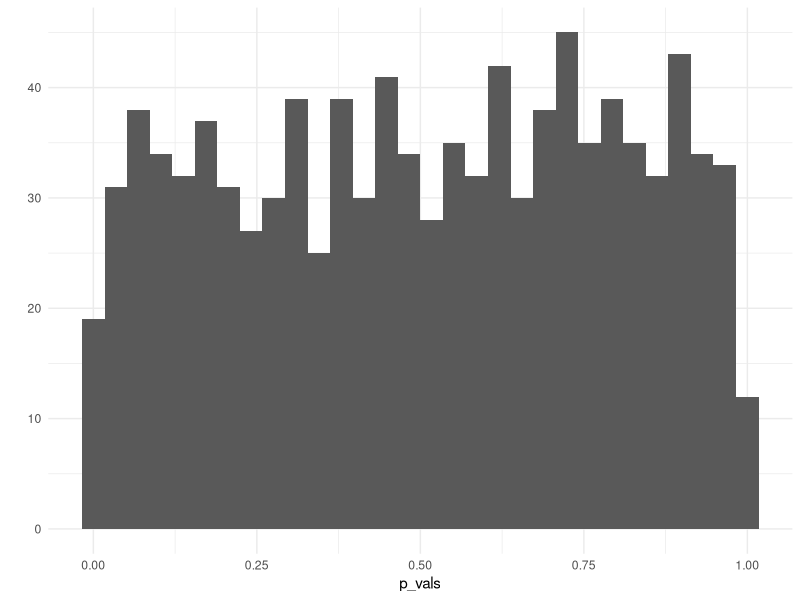
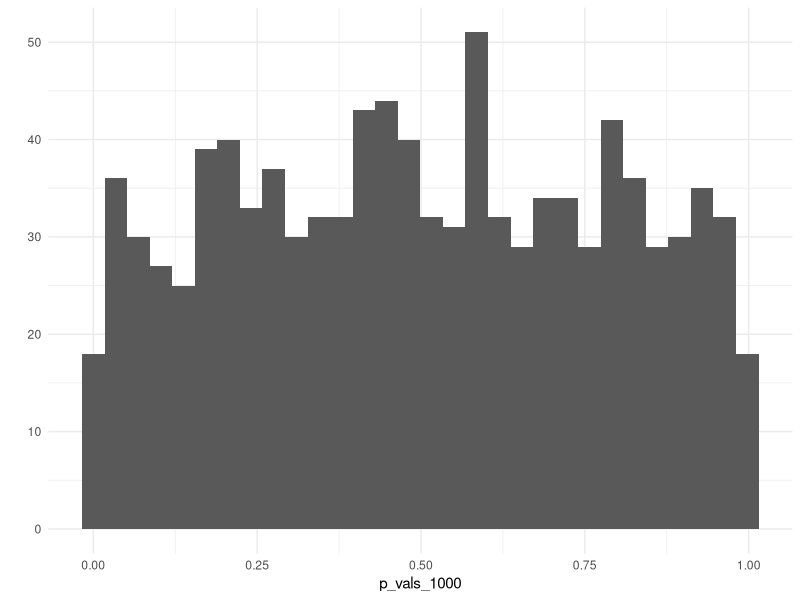
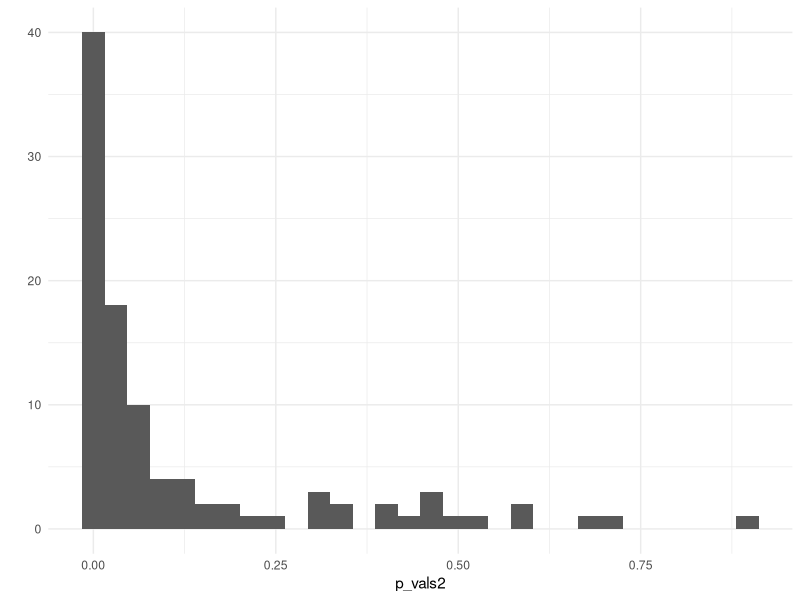
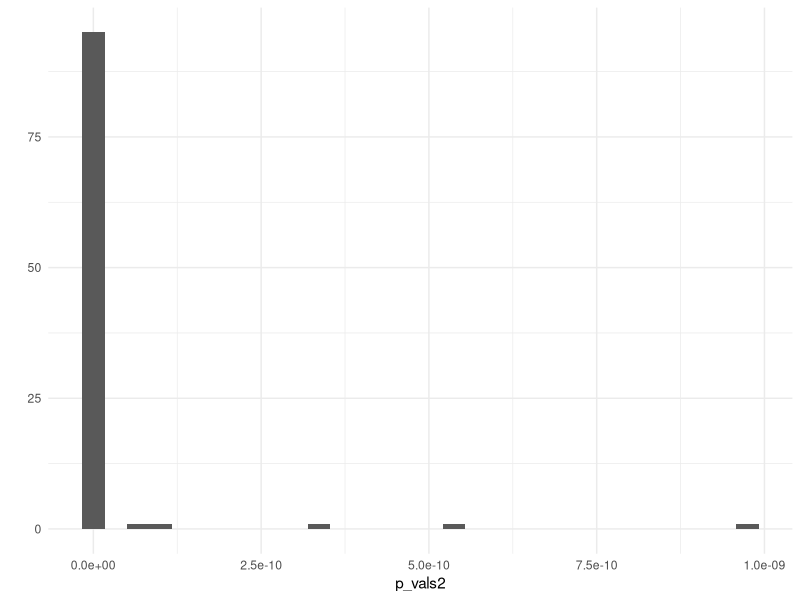

The R source for these figures, in order:
# VL Anwendungsorientierte Analyseverfahren, Institut für Publizistik, Uni Mainz
# 2023-04-04

set.seed(123)

library(tidyverse)
theme_set(theme_minimal())

## Alpha-Fehler

iq_population <- rnorm(n = 220000, mean = 100, sd = 15)
summary(iq_population)

sample_a <- sample(iq_population, size = 20)
summary(sample_a)

sample_b <- sample(iq_population, size = 20)
summary(sample_b)

t.test(sample_a, sample_b, var.equal = T)

p_vals <- replicate(n = 1000, {
  t.test(
    x = sample(iq_population, 20),
    y = sample(iq_population, 20),
    var.equal = T
  )$p.value
})

head(p_vals)

#| fig-cap: "Histogranm von 1000 p-Werten aus der Simulation"
qplot(p_vals)

sum(p_vals <= .05)

p_vals_1000 <- replicate(n = 1000, {
  t.test(
    x = sample(iq_population, 1000),
    y = sample(iq_population, 1000),
    var.equal = T
  )$p.value
})
qplot(p_vals_1000)

sum(p_vals_1000 <= .05)

## Beta-Fehler

iq_jgu <- rnorm(n = 31000, mean = 110, sd = 15)
summary(iq_jgu)

t.test(sample(iq_jgu, size = 20),
  sample(iq_population, size = 20),
  var.equal = T
)

p_vals2 <- replicate(n = 100, {
  t.test(
    x = sample(iq_jgu, 20),
    y = sample(iq_population, 20),
    var.equal = T
  )$p.value
})

p_vals2
qplot(p_vals2)

sum(p_vals2 > .05)

p_vals2 <- replicate(n = 100, {
  t.test(
    x = sample(iq_jgu, 300),
    y = sample(iq_population, 300),
    var.equal = T
  )$p.value
})

p_vals2
qplot(p_vals2)

sum(p_vals2 > .05)
